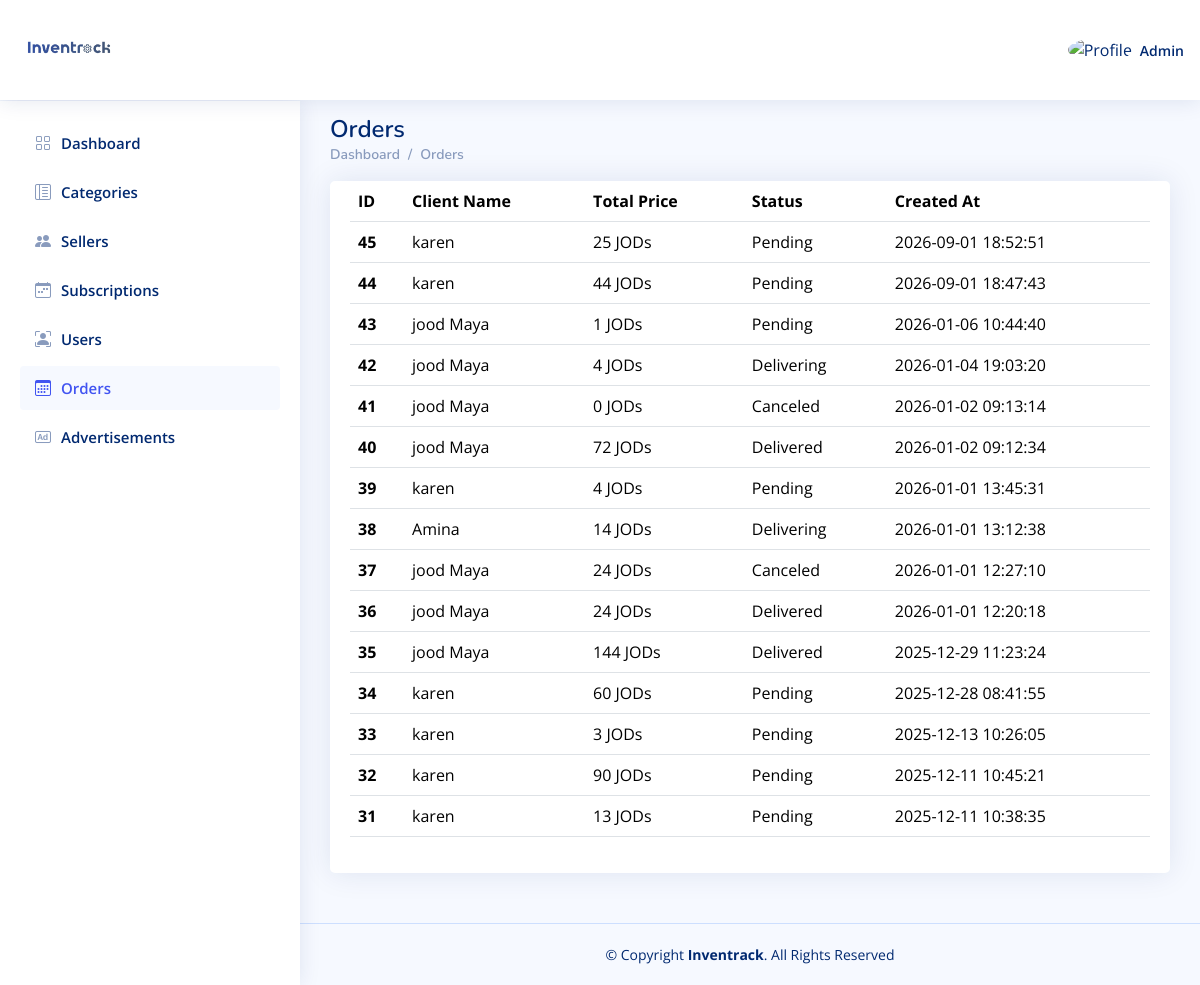
Screenshot of /Admin_Dashboard/Orders.php (signed in) with the database file from the repository.
### tables this page shows
CREATE TABLE `users` (
  `id` int(11) NOT NULL,
  `user_type_id` int(11) NOT NULL,
  `name` varchar(250) NOT NULL,
  `email` varchar(250) NOT NULL,
  `phone` varchar(250) NOT NULL,
  `password` varchar(250) NOT NULL,
  `image` varchar(250) DEFAULT NULL,
  `description` text DEFAULT NULL,
  `instagram_link` varchar(250) DEFAULT NULL,
  `active` int(11) NOT NULL DEFAULT 1,
  `created_at` timestamp NOT NULL DEFAULT current_timestamp()
);

CREATE TABLE `orders` (
  `id` int(11) NOT NULL,
  `buyer_id` int(11) NOT NULL,
  `status_id` int(11) NOT NULL DEFAULT 1,
  `total_price` double NOT NULL,
  `created_at` timestamp NOT NULL DEFAULT current_timestamp()
);

CREATE TABLE `statuses` (
  `id` int(11) NOT NULL,
  `name` varchar(191) NOT NULL
);

### Admin_Dashboard/Orders.php (the view, shortened to what this page needs)
<?php
    include "../Connect.php";
    $A_ID = $_SESSION['A_Log'] ?? null;
    if (! $A_ID) {
        echo '<script language="JavaScript">
     document.location="../Login.php";
    </script>';
    } else {
        $sql1 = mysqli_query($con, "select * from users where id='$A_ID'");
        $row1 = mysqli_fetch_array($sql1);
        $name = $row1['name'];
    }
?>
<!DOCTYPE html>
<html lang="en">
  <head>
    <link
      href="../assets/vendor/bootstrap/css/bootstrap.min.css"
      rel="stylesheet"
    />
    <link
      href="../assets/vendor/bootstrap-icons/bootstrap-icons.css"
      rel="stylesheet"
    />
    <link href="../assets/vendor/boxicons/css/boxicons.min.css" rel="stylesheet" />
    <link href="../assets/vendor/quill/quill.snow.css" rel="stylesheet" />
    <link href="../assets/vendor/quill/quill.bubble.css" rel="stylesheet" />
    <link href="../assets/vendor/remixicon/remixicon.css" rel="stylesheet" />
    <link href="../assets/vendor/simple-datatables/style.css" rel="stylesheet" />
    <link href="../assets/css/style.css" rel="stylesheet" />
  </head>
  <body>
    <header id="header" class="header fixed-top d-flex align-items-center">
      <div class="d-flex align-items-center justify-content-between">
        <a href="index.php" class="logo d-flex align-items-center">
          <img src="../assets/img/Logo.png" alt="" />
        </a>
      </div>
      <nav class="header-nav ms-auto">
        <ul class="d-flex align-items-center">
          <li class="nav-item dropdown pe-3">
            <a
              class="nav-link nav-profile d-flex align-items-center pe-0"
              href="#"
              data-bs-toggle="dropdown"
            >
              <img
                src="https://www.computerhope.com/jargon/g/guest-user.png"
                alt="Profile"
                class="rounded-circle"
              />
              <span class="d-none d-md-block ps-2"><?php echo $name ?></span> </a
            >
          </li>
        </ul>
      </nav>
    </header>
    <?php require './Aside-Nav/Aside.php'?>
    <main id="main" class="main">
      <div class="pagetitle">
        <h1>Orders</h1>
        <nav>
          <ol class="breadcrumb">
            <li class="breadcrumb-item"><a href="index.php">Dashboard</a></li>
            <li class="breadcrumb-item">Orders</li>
          </ol>
        </nav>
      </div>
      <section class="section">
        <div class="row">
          <div class="col-lg-12 col-md-12 col-sm-12">
            <div class="card">
              <div class="card-body">
                <table class="table datatable">
                  <thead>
                    <tr>
                      <th scope="col">ID</th>
                      <th scope="col">Client Name</th>
                      <th scope="col">Total Price</th>
                      <th scope="col">Status</th>
                      <th scope="col">Created At</th>
                    </tr>
                  </thead>
                  <tbody>
<?php
    $sql1 = mysqli_query($con, "SELECT * from orders ORDER BY id DESC");
    while ($row1 = mysqli_fetch_array($sql1)) {
        $order_id    = $row1['id'];
        $buyer_id    = $row1['buyer_id'];
        $status_id   = $row1['status_id'];
        $created_at  = $row1['created_at'];
        $total_price = $row1['total_price'];
        $sql3 = mysqli_query($con, "SELECT name FROM statuses WHERE id = '$status_id'");
        $row3 = mysqli_fetch_array($sql3);
        $status_name = $row3['name'];
        $sql2 = mysqli_query($con, "SELECT * from users WHERE id = '$buyer_id'");
        $row2 = mysqli_fetch_array($sql2);
        $buyer_name = $row2['name'];
    ?>
                    <tr>
                      <th scope="row"><?php echo $order_id ?></th>
                      <td><?php echo $buyer_name ?></td>
                      <td><?php echo $total_price ?> JODs</td>
                      <td><?php echo $status_name; ?></td>
                      <td><?php echo $created_at ?></td>
                    </tr>
<?php
}?>
                  </tbody>
                </table>
              </div>
            </div>
          </div>
        </div>
      </section>
    </main>
    <footer id="footer" class="footer">
      <div class="copyright">
        &copy; Copyright <strong><span>Inventrack</span></strong
        >. All Rights Reserved
      </div>
    </footer>
  </body>
</html>

### assets/css/style.css (style rules this page uses)
:root { scroll-behavior: smooth; }
body { font-family: "Open Sans", sans-serif; background: #f6f9ff; color: #444444; }
a { color: #4154f1; text-decoration: none; }
h1, h2, h3, h4, h5, h6 { font-family: "Nunito", sans-serif; }
#main { margin-top: 95px; padding: 20px 30px; transition: all 0.3s; }
.pagetitle { margin-bottom: 10px; }
.pagetitle h1 { font-size: 24px; margin-bottom: 0; font-weight: 600; color: #012970; }
.card { margin-bottom: 30px; border: none; border-radius: 5px; box-shadow: 0px 0 30px rgba(1, 41, 112, 0.1); }
.card-body { padding: 0 20px 20px 20px; }
.breadcrumb { font-size: 14px; font-family: "Nunito", sans-serif; color: #899bbd; font-weight: 600; }
.breadcrumb a { color: #899bbd; transition: 0.3s; }
.breadcrumb .breadcrumb-item::before { color: #899bbd; }
.logo { line-height: 1; }
@media (min-width: 1200px) { .logo { width: 280px; } }
.logo img { max-height: 200px; width: 100px; margin-right: 6px; }
.header { transition: all 0.5s; z-index: 997; height: 100px; box-shadow: 0px 2px 20px rgba(1, 41, 112, 0.1); background-color: #fff; padding-left: 20px; }
.header-nav ul { list-style: none; }
.header-nav>ul { margin: 0; padding: 0; }
.header-nav .nav-profile { color: #012970; }
.header-nav .nav-profile img { max-height: 36px; }
.header-nav .nav-profile span { font-size: 14px; font-weight: 600; }
@media (min-width: 1200px) { #main, #footer { margin-left: 300px; } }
.footer { padding: 20px 0; font-size: 14px; transition: all 0.3s; border-top: 1px solid #cddfff; }
.footer .copyright { text-align: center; color: #012970; }

### rows the page displays
users: name "Admin"
orders: id "45", buyer.name "karen", total_price "25", status.name "Pending", created_at "2026-09-01 18:52:51"
orders: id "44", buyer.name "karen", total_price "44", status.name "Pending", created_at "2026-09-01 18:47:43"
orders: id "43", buyer.name "jood Maya", total_price "1", status.name "Pending", created_at "2026-01-06 10:44:40"
orders: id "42", buyer.name "jood Maya", total_price "4", status.name "Delivering", created_at "2026-01-04 19:03:20"
orders: id "41", buyer.name "jood Maya", total_price "0", status.name "Canceled", created_at "2026-01-02 09:13:14"
orders: id "40", buyer.name "jood Maya", total_price "72", status.name "Delivered", created_at "2026-01-02 09:12:34"
orders: id "39", buyer.name "karen", total_price "4", status.name "Pending", created_at "2026-01-01 13:45:31"
orders: id "38", buyer.name "Amina", total_price "14", status.name "Delivering", created_at "2026-01-01 13:12:38"
orders: id "37", buyer.name "jood Maya", total_price "24", status.name "Canceled", created_at "2026-01-01 12:27:10"
orders: id "36", buyer.name "jood Maya", total_price "24", status.name "Delivered", created_at "2026-01-01 12:20:18"
orders: id "35", buyer.name "jood Maya", total_price "144", status.name "Delivered", created_at "2025-12-29 11:23:24"
orders: id "34", buyer.name "karen", total_price "60", status.name "Pending", created_at "2025-12-28 08:41:55"
orders: id "33", buyer.name "karen", total_price "3", status.name "Pending", created_at "2025-12-13 10:26:05"
orders: id "32", buyer.name "karen", total_price "90", status.name "Pending", created_at "2025-12-11 10:45:21"
orders: id "31", buyer.name "karen", total_price "13", status.name "Pending", created_at "2025-12-11 10:38:35"
